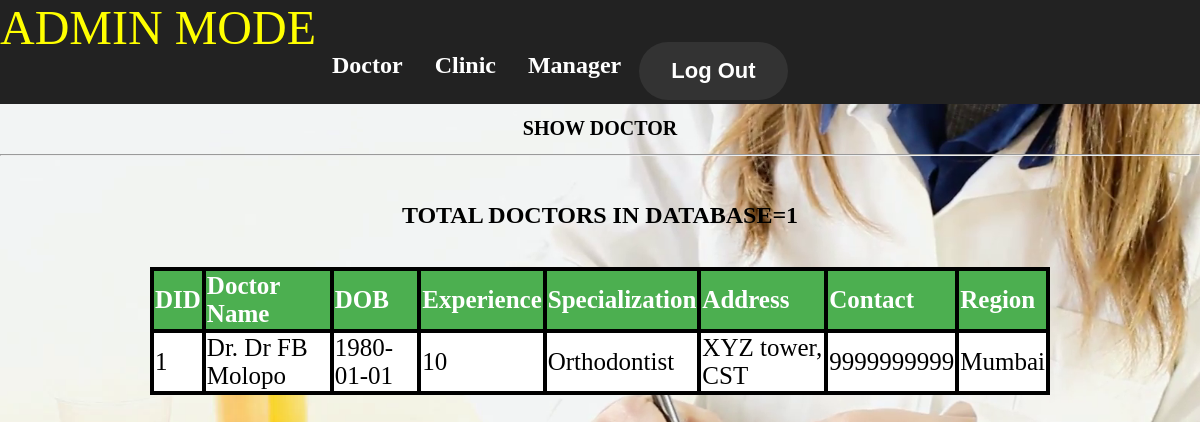
Screenshot of /Sydney/Admin/showdoctor.php with the database file from the repository.
### tables this page shows
CREATE TABLE `doctor` (
  `did` int(11) NOT NULL,
  `name` varchar(30) NOT NULL,
  `gender` varchar(30) NOT NULL,
  `dob` date NOT NULL,
  `experience` int(11) NOT NULL,
  `specialization` varchar(30) NOT NULL,
  `contact` bigint(20) NOT NULL,
  `address` varchar(100) NOT NULL,
  `username` varchar(30) NOT NULL,
  `password` varchar(30) NOT NULL,
  `region` varchar(30) NOT NULL
);

### Sydney/Admin/showdoctor.php (the view, shortened to what this page needs)
<!DOCTYPE html>
<html>
<head>
<link rel="stylesheet" href="adminmain.css">
</head>
<body background= "doctordesk.jpg">
<ul>
<li class="dropdown"><font color="yellow" size="10">ADMIN MODE</font></li>
<br>
<h2>
  <li class="dropdown">
  <a href="javascript:void(0)" class="dropbtn">Doctor</a>
  </li>
  <li class="dropdown">
  <a href="javascript:void(0)" class="dropbtn">Clinic</a>
  </li>
  <li class="dropdown">
  <a href="javascript:void(0)" class="dropbtn">Manager</a>
  </li>
   <li>
	<form method="post" action="mainpage.php">
	<button type="submit" class="cancelbtn" name="logout" style="float:right;font-size:22px"><b>Log Out</b></button>
	</form>
  </li>
</ul>
<center><h1>SHOW DOCTOR</h1><hr>
<?php
$con = mysqli_connect('localhost','root','','wt_database');
$sql="SELECT * FROM Doctor order by DID ASC";
$result = mysqli_query($con,$sql);
echo "<br><h2>TOTAL DOCTORS IN DATABASE=<b>".mysqli_num_rows($result)."</b></h2><br>";
echo "<table>
<tr>
<th>DID</th>
<th>Doctor Name</th>
<th>DOB</th>
<th>Experience</th>
<th>Specialization</th>
<th>Address</th>
<th>Contact</th>
<th>Region</th>
</tr>";
while($row = mysqli_fetch_array($result)) {
    echo "<tr>";
	echo "<td>" . $row['did'] . "</td>";
    echo "<td>Dr. " . $row['name'] . "</td>";
    echo "<td>" . $row['dob'] . "</td>";
    echo "<td>" . $row['experience'] . "</td>";
    echo "<td>" . $row['specialization'] . "</td>";
	echo "<td>" . $row['address'] . "</td>";
	echo "<td>" . $row['contact'] . "</td>";
	echo "<td>" . $row['region'] . "</td>";
    echo "</tr>";
}
echo "</table>";
?>
</body>
</html>

### Sydney/Admin/adminmain.css (style rules this page uses)
body, html { background-color:white; height: 100%; margin: 0; background-position:center; background-repeat: repeat-y; background-size: cover; background-attachment:fixed; font-family:verdana; }
h1 { text-align:center; color:black; font-size:20px; top:30%; }
button { border-radius:32px; background-color: #333; border: none; color: white; padding: 16px 32px; text-align: center; text-decoration: none; display: inline-block; font-size: 16px; margin: 4px 2px; -webkit-transition-duration: 0.4s; transition-duration: 0.4s; cursor: pointer; }
ul { list-style-type: none; margin: 0; padding: 0; overflow: hidden; background-color: #222; }
li { float: left; }
li a, .dropbtn { display: inline-block; color: white; text-align: center; padding: 14px 16px; text-decoration: none; }
li.dropdown { display: inline-block; }

### Sydney/Admin/showdoctor.php (style rules this page uses)
table { width: 75%; border-collapse: collapse; border: 4px solid black; padding: 5px; font-size: 25px; }
th { border: 4px solid black; background-color: #4CAF50; color: white; text-align: left; }
tr,td { border: 4px solid black; background-color: white; color: black; }

### rows the page displays
doctor: did "1", name "Dr FB Molopo", dob "1980-01-01", experience "10", specialization "Orthodontist", address "XYZ tower, CST", contact "9999999999", region "Mumbai"

### other values shown
mysqli_num_rows($result) "1"
